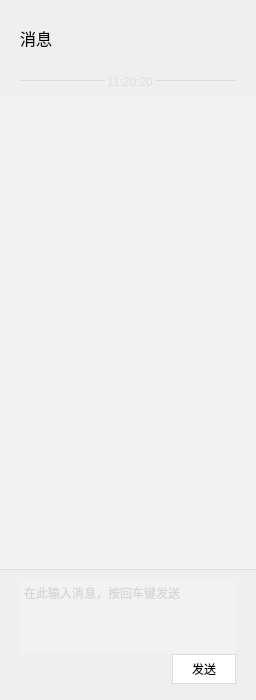
<?xml version="1.0" encoding="UTF-8"?>
<ui version="4.0">
 <class>IMPanel</class>
 <widget class="QWidget" name="IMPanel">
  <property name="geometry">
   <rect>
    <x>0</x>
    <y>0</y>
    <width>200</width>
    <height>700</height>
   </rect>
  </property>
  <property name="minimumSize">
   <size>
    <width>0</width>
    <height>696</height>
   </size>
  </property>
  <property name="maximumSize">
   <size>
    <width>16777215</width>
    <height>700</height>
   </size>
  </property>
  <property name="windowTitle">
   <string>IMPanel</string>
  </property>
  <layout class="QVBoxLayout" name="verticalLayout_3">
   <property name="spacing">
    <number>0</number>
   </property>
   <property name="leftMargin">
    <number>0</number>
   </property>
   <property name="topMargin">
    <number>0</number>
   </property>
   <property name="rightMargin">
    <number>0</number>
   </property>
   <property name="bottomMargin">
    <number>0</number>
   </property>
   <item>
    <layout class="QVBoxLayout" name="verticalLayout_2">
     <property name="spacing">
      <number>0</number>
     </property>
     <property name="leftMargin">
      <number>20</number>
     </property>
     <property name="topMargin">
      <number>26</number>
     </property>
     <property name="bottomMargin">
      <number>25</number>
     </property>
     <item>
      <widget class="QLabel" name="label_title">
       <property name="font">
        <font>
         <family>Microsoft YaHei</family>
         <pointsize>12</pointsize>
         <weight>50</weight>
         <italic>false</italic>
         <bold>false</bold>
        </font>
       </property>
       <property name="styleSheet">
        <string notr="true">font: 12pt &quot;Microsoft YaHei&quot;;
color: #000000;</string>
       </property>
       <property name="text">
        <string>消息</string>
       </property>
      </widget>
     </item>
    </layout>
   </item>
   <item>
    <layout class="QVBoxLayout" name="verticalLayout_4">
     <property name="leftMargin">
      <number>20</number>
     </property>
     <property name="topMargin">
      <number>0</number>
     </property>
     <property name="rightMargin">
      <number>20</number>
     </property>
     <item>
      <widget class="QGroupBox" name="groupBoxTime">
       <property name="styleSheet">
        <string notr="true">QGroupBox{
	border: none;
	border-top: 1px solid #dddddd;
	margin-top: 5px;
}

QGroupBox::title{
	subcontrol-origin: margin;
	subcontrol-position: top center;
	color: #dddddd;
}</string>
       </property>
       <property name="title">
        <string>11:20:20</string>
       </property>
      </widget>
     </item>
    </layout>
   </item>
   <item>
    <widget class="QListWidget" name="lw_msg_list">
     <property name="sizePolicy">
      <sizepolicy hsizetype="Fixed" vsizetype="Expanding">
       <horstretch>0</horstretch>
       <verstretch>0</verstretch>
      </sizepolicy>
     </property>
     <property name="styleSheet">
      <string notr="true">#lw_msg_list{
	border: none;
	background: #f2f2f2;
}</string>
     </property>
     <property name="horizontalScrollBarPolicy">
      <enum>Qt::ScrollBarAlwaysOff</enum>
     </property>
    </widget>
   </item>
   <item>
    <widget class="QWidget" name="widgetLine2" native="true">
     <property name="minimumSize">
      <size>
       <width>0</width>
       <height>1</height>
      </size>
     </property>
     <property name="maximumSize">
      <size>
       <width>16777215</width>
       <height>1</height>
      </size>
     </property>
     <property name="styleSheet">
      <string notr="true">background: #dddddd;</string>
     </property>
    </widget>
   </item>
   <item>
    <layout class="QVBoxLayout" name="verticalLayout">
     <property name="spacing">
      <number>0</number>
     </property>
     <property name="leftMargin">
      <number>20</number>
     </property>
     <property name="topMargin">
      <number>10</number>
     </property>
     <property name="rightMargin">
      <number>20</number>
     </property>
     <property name="bottomMargin">
      <number>10</number>
     </property>
     <item>
      <widget class="CustomTextEdit" name="tb_msg">
       <property name="sizePolicy">
        <sizepolicy hsizetype="Expanding" vsizetype="Minimum">
         <horstretch>0</horstretch>
         <verstretch>0</verstretch>
        </sizepolicy>
       </property>
       <property name="minimumSize">
        <size>
         <width>0</width>
         <height>74</height>
        </size>
       </property>
       <property name="maximumSize">
        <size>
         <width>16777215</width>
         <height>74</height>
        </size>
       </property>
       <property name="styleSheet">
        <string notr="true">#tb_msg{
	border: none;
	background: #f2f2f2;
	font: 9pt &quot;Microsoft YaHei&quot;;
	color: #bbbbbb;
}</string>
       </property>
       <property name="placeholderText">
        <string>在此输入消息，按回车键发送</string>
       </property>
      </widget>
     </item>
     <item>
      <layout class="QHBoxLayout" name="horizontalLayout_4">
       <property name="spacing">
        <number>10</number>
       </property>
       <property name="bottomMargin">
        <number>6</number>
       </property>
       <item>
        <spacer name="horizontalSpacer">
         <property name="orientation">
          <enum>Qt::Horizontal</enum>
         </property>
         <property name="sizeHint" stdset="0">
          <size>
           <width>0</width>
           <height>0</height>
          </size>
         </property>
        </spacer>
       </item>
       <item>
        <widget class="QPushButton" name="btn_send">
         <property name="minimumSize">
          <size>
           <width>64</width>
           <height>30</height>
          </size>
         </property>
         <property name="maximumSize">
          <size>
           <width>64</width>
           <height>30</height>
          </size>
         </property>
         <property name="styleSheet">
          <string notr="true">QPushButton {
	border: 1px solid #dddddd;
	background:  #ffffff;
	color: #000000;
	font: 10pt &quot;Microsoft YaHei&quot;;
}

QPushButton:hover {
	border: 1px solid #d2d2d2;
	background:  #f2f2f2;
}

QPushButton:pressed {
	border: 1px solid #d2d2d2;
	background:  #e5e5e5;
}

QPushButton:disable {
	border: 1px solid #d5d5d5;
	color: #bbbbbb;
	background:  #f2f2f2;
}</string>
         </property>
         <property name="text">
          <string>发送</string>
         </property>
        </widget>
       </item>
      </layout>
     </item>
    </layout>
   </item>
  </layout>
  <zorder>widgetLine2</zorder>
  <zorder>lw_msg_list</zorder>
 </widget>
 <layoutdefault spacing="6" margin="11"/>
 <customwidgets>
  <customwidget>
   <class>CustomTextEdit</class>
   <extends>QTextEdit</extends>
   <header location="global">CustomTextEdit.h</header>
  </customwidget>
 </customwidgets>
 <resources/>
 <connections/>
</ui>
